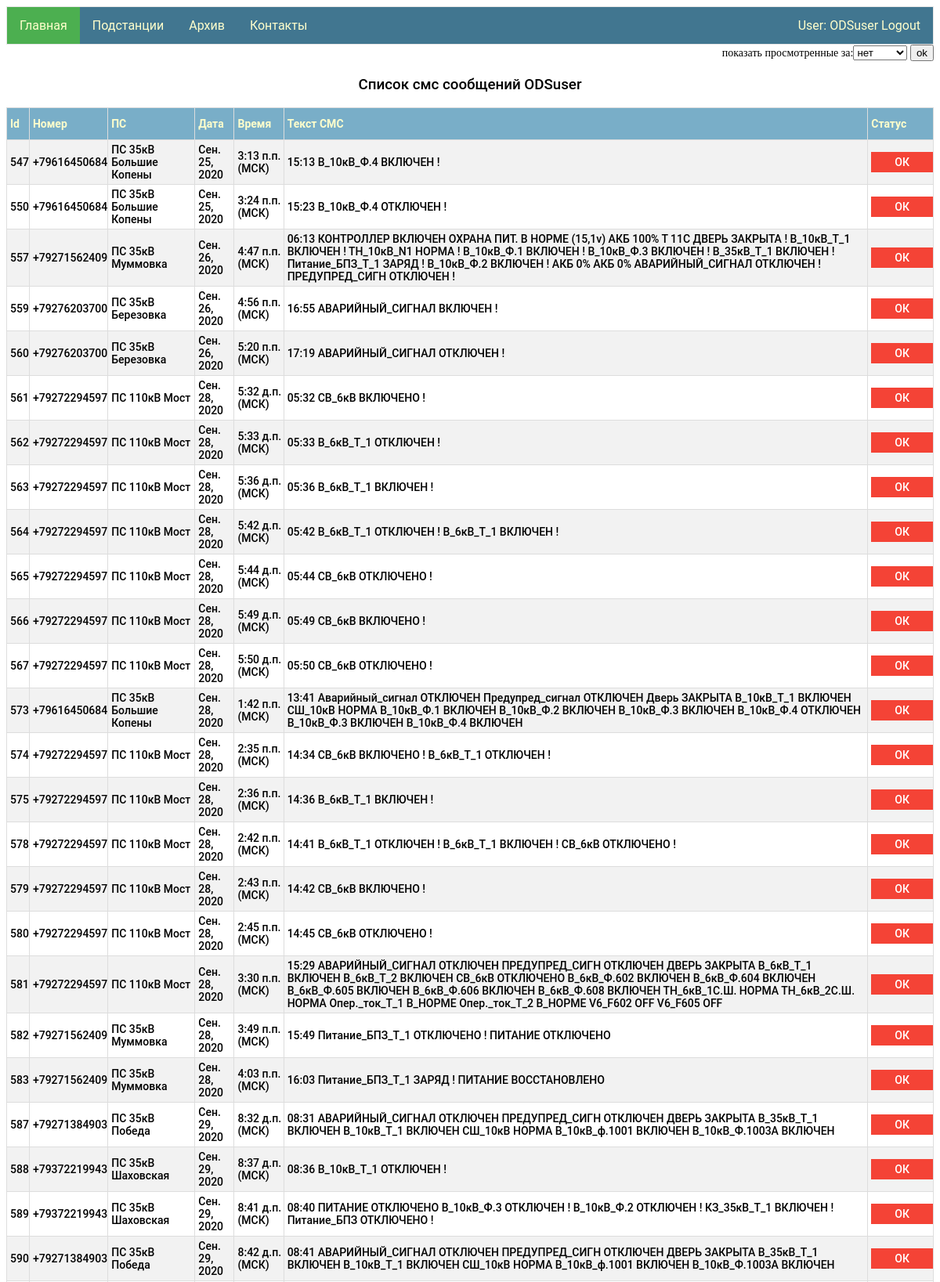
The page / (signed in, upper part) on the database its author committed.
### my_app/models.py (models this page shows)
class Viewed_messages(models.Model):
    id_SMS = models.ForeignKey(Sms_message, on_delete = models.CASCADE)
    user = models.ForeignKey(User, on_delete=models.CASCADE)
    status_view = models.BooleanField()
    datetime_view = models.DateTimeField(null=True, blank=True)
    sms_notification = models.BooleanField()

class Sms_message(models.Model):
    number = models.CharField(max_length=12)
    date = models.DateField()
    time = models.TimeField()
    text_sms = models.TextField()
    ps = models.ForeignKey(Ps, on_delete=models.CASCADE)

class Ps(models.Model):
    name = models.CharField(max_length=100, primary_key=True)
    tel_number = models.CharField(max_length=12)
    res = models.ForeignKey(Group, on_delete=models.CASCADE)

### my_app/views.py (the view)
# urls.py: path('', views.index,),
@login_required
def index(request):
    toolView = ToolForView()
    choice = ChoiceForm()
    try:
        selected_interval = request.session['choice_status']
    except KeyError:
        selected_interval = request.session['choice_status'] = 'False'
    if request.POST:
        selected_interval = request.session['choice_status'] = request.POST['choice']
    user_name = request.user.username
    time_zone = " (МСК)"
    messages = toolView.check_view(user_name, selected_interval)
    data = {"messages": messages, "username": user_name, "time_zone": time_zone, 'choiceForm': choice,}
    return render(request, "index.html", context=data)

### my_app/form.py
class ChoiceForm(forms.Form):
   INTERVAL_CHOICES = (
      (False, "нет"),
      (1, "сутки"),
      (7, "неделю"),
      (30, "месяц"),
   )
   choice = forms.ChoiceField(choices=INTERVAL_CHOICES, label="показать просмотренные за")

### my_app/service/services_for_view.py (called while the page is built)
    def check_view(self, user_name, selected_interval):
        if selected_interval != 'False':
            delta = datetime.now() - timedelta(days=int(selected_interval))
            return Viewed_messages.objects.filter(user__username=user_name, status_view=True, id_SMS__date__gte=delta)
        else:
            return Viewed_messages.objects.filter(user__username=user_name, status_view=False)

### my_app/templates/index.html (shortened to what this page needs)
{% extends "base.html" %}
{% block li1 %}<a class="active" href="/">Главная</a>{% endblock li1 %}
{% block logic1 %}
<form class="left" method="POST">
        {{choiceForm}}
        <input type="submit" value="ok">
    </form>
<div id="display">
{% if messages.count > 0 %}
    <h3>Список смс сообщений {{username}}</h3>
    <table id ="customers">
        <tr><th>Id</th><th>Номер</th><th>ПС</th><th>Дата</th><th>Время</th><th>Текст СМС</th><th>Статус</th></tr>
         {% for  message in messages %}
        <tr>
            <td >{{ message.id_SMS.id }}</td>
            <td>{{ message.id_SMS.number }}</td>
            <td>{{ message.id_SMS.ps.name }}</td>
            <td>{{ message.id_SMS.date }}</td>
            <td>{{ message.id_SMS.time }}{{time_zone}}</td>
            <td>{{ message.id_SMS.text_sms }}</td>
            <td>
                {% if message.status_view %}
                <img src="/static/admin/img/icon-yes.svg" alt="True">
                {% else %}
                <a id="para1" href="view_sms/{{message.id}}">ОК</a>
                {% endif %}
            </td>
        </tr>
    {% endfor %}
    </table>
    {% else %}
     <h3>Нет новых смс сообщений {{username}}</h3>
    {% endif %}
</div>
{% endblock logic1 %}

### my_app/templates/base.html (shortened to what this page needs)
<!DOCTYPE html>
{% load staticfiles %}
<html>
<head>
   <link rel="stylesheet" href={% static "css/styles.css" %} />
</head>
<body>
    {% if user.is_authenticated %}
        <ul>
            <li>{% block li1 %}<a href="/">Главная</a>{% endblock li1 %}</li>
            <li>{% block li2 %}<a href="/ps">Подстанции</a>{% endblock li2 %}</li>
            <li>{% block li5 %}<a href="/archive">Архив</a>{% endblock li5 %}</li>
                <li style="float:right"><a  href="{% url 'logout'%}?next={{request.path}}">User: {{ user.get_username }} Logout</a></li>
            {% else %}
                <li style="float:right"><a href="{% url 'login'%}?next={{request.path}}">Login</a></li>
            {% endif %}
             <li>{% block li3 %}<a href="/contacts">Контакты</a>{% endblock li3 %}</li>
        </ul>
  {% block logic1 %}{% endblock logic1 %}
</body>
</html>

### my_app/static/css/styles.css (style rules this page uses)
ul { font-family: "Roboto","Lucida Grande","DejaVu Sans","Bitstream Vera Sans",Verdana,Arial,sans-serif; list-style-type: none; margin: 0; padding: 0; overflow: hidden; border: 1px solid #e7e7e7; background-color: #417690; }
#para1 { background-color: #f44336; color: white; padding: 5px 30px; text-align: center; text-decoration: none; display: inline-block; }
li { float: left; }
li a { display: block; color: #ffc; text-align: center; padding: 14px 16px; text-decoration: none; }
h3 { font-family: 'Roboto'; src: url('../fonts/Roboto-Bold-webfont.woff'); font-weight: 500; text-align: center; }
#customers { font-family: 'Roboto'; src: url('../fonts/Roboto-Bold-webfont.woff'); font-weight:500; font-style: normal; border-collapse: collapse; width: 100%; }
#customers td, #customers th { border: 1px solid #ddd; padding: 4px; padding-right: 0px; font-size: 14px; }
#customers tr:nth-child(even) { background-color: #f2f2f2; }
#customers th { padding-top: 12px; padding-bottom: 12px; text-align: left; background-color: #79aec8; color: #ffc; font-size: 14px; }
.active { background-color: #4CAF50; }
.left { text-align: right; font-size: 14px; }

### rows shown on the page
Viewed_messages: id_SMS.id "547", id_SMS.number "+79616450684", id_SMS.ps.name "ПС 35кВ Большие Копены", id_SMS "Сен. 25, 2020", id_SMS.time "3:13 п.п.", time_zone "(МСК)", id_SMS.text_sms "15:13 В_10кВ_Ф.4 ВКЛЮЧЕН !"
Viewed_messages: id_SMS.id "550", id_SMS.number "+79616450684", id_SMS.ps.name "ПС 35кВ Большие Копены", id_SMS "Сен. 25, 2020", id_SMS.time "3:24 п.п.", time_zone "(МСК)", id_SMS.text_sms "15:23 В_10кВ_Ф.4 ОТКЛЮЧЕН !"
Viewed_messages: id_SMS.id "557", id_SMS.number "+79271562409", id_SMS.ps.name "ПС 35кВ Муммовка", id_SMS "Сен. 26, 2020", id_SMS.time "4:47 п.п.", time_zone "(МСК)", id_SMS.text_sms "06:13 КОНТРОЛЛЕР ВКЛЮЧЕН ОХРАНА ПИТ. В НОРМЕ (15,1v) АКБ 100% Т 11C ДВЕРЬ ЗАКРЫТА ! В_10кВ_Т_1 ВКЛЮЧЕН ! ТН_10кВ_N1 НОРМА ! В_10кВ_Ф.1 ВКЛЮЧЕН ! В_10кВ_Ф.3 ВКЛЮЧЕН ! В_35кВ_Т_1 ВКЛЮЧЕН ! Питание_БПЗ_Т_1 ЗАРЯД ! В_10кВ_Ф.2 ВКЛЮЧЕН ! АКБ 0% АКБ 0% АВАРИЙНЫЙ_СИГНАЛ ОТКЛЮЧЕН ! ПРЕДУПРЕД_СИГН ОТКЛЮЧЕН !"
Viewed_messages: id_SMS.id "559", id_SMS.number "+79276203700", id_SMS.ps.name "ПС 35кВ Березовка", id_SMS "Сен. 26, 2020", id_SMS.time "4:56 п.п.", time_zone "(МСК)", id_SMS.text_sms "16:55 АВАРИЙНЫЙ_СИГНАЛ ВКЛЮЧЕН !"
Viewed_messages: id_SMS.id "560", id_SMS.number "+79276203700", id_SMS.ps.name "ПС 35кВ Березовка", id_SMS "Сен. 26, 2020", id_SMS.time "5:20 п.п.", time_zone "(МСК)", id_SMS.text_sms "17:19 АВАРИЙНЫЙ_СИГНАЛ ОТКЛЮЧЕН !"
Viewed_messages: id_SMS.id "561", id_SMS.number "+79272294597", id_SMS.ps.name "ПС 110кВ Мост", id_SMS "Сен. 28, 2020", id_SMS.time "5:32 д.п.", time_zone "(МСК)", id_SMS.text_sms "05:32 СВ_6кВ ВКЛЮЧЕНО !"
Viewed_messages: id_SMS.id "562", id_SMS.number "+79272294597", id_SMS.ps.name "ПС 110кВ Мост", id_SMS "Сен. 28, 2020", id_SMS.time "5:33 д.п.", time_zone "(МСК)", id_SMS.text_sms "05:33 В_6кВ_Т_1 ОТКЛЮЧЕН !"
Viewed_messages: id_SMS.id "563", id_SMS.number "+79272294597", id_SMS.ps.name "ПС 110кВ Мост", id_SMS "Сен. 28, 2020", id_SMS.time "5:36 д.п.", time_zone "(МСК)", id_SMS.text_sms "05:36 В_6кВ_Т_1 ВКЛЮЧЕН !"
Viewed_messages: id_SMS.id "564", id_SMS.number "+79272294597", id_SMS.ps.name "ПС 110кВ Мост", id_SMS "Сен. 28, 2020", id_SMS.time "5:42 д.п.", time_zone "(МСК)", id_SMS.text_sms "05:42 В_6кВ_Т_1 ОТКЛЮЧЕН ! В_6кВ_Т_1 ВКЛЮЧЕН !"
Viewed_messages: id_SMS.id "565", id_SMS.number "+79272294597", id_SMS.ps.name "ПС 110кВ Мост", id_SMS "Сен. 28, 2020", id_SMS.time "5:44 д.п.", time_zone "(МСК)", id_SMS.text_sms "05:44 СВ_6кВ ОТКЛЮЧЕНО !"
Viewed_messages: id_SMS.id "566", id_SMS.number "+79272294597", id_SMS.ps.name "ПС 110кВ Мост", id_SMS "Сен. 28, 2020", id_SMS.time "5:49 д.п.", time_zone "(МСК)", id_SMS.text_sms "05:49 СВ_6кВ ВКЛЮЧЕНО !"
Viewed_messages: id_SMS.id "567", id_SMS.number "+79272294597", id_SMS.ps.name "ПС 110кВ Мост", id_SMS "Сен. 28, 2020", id_SMS.time "5:50 д.п.", time_zone "(МСК)", id_SMS.text_sms "05:50 СВ_6кВ ОТКЛЮЧЕНО !"
Viewed_messages: id_SMS.id "573", id_SMS.number "+79616450684", id_SMS.ps.name "ПС 35кВ Большие Копены", id_SMS "Сен. 28, 2020", id_SMS.time "1:42 п.п.", time_zone "(МСК)", id_SMS.text_sms "13:41 Аварийный_сигнал ОТКЛЮЧЕН Предупред_сигнал ОТКЛЮЧЕН Дверь ЗАКРЫТА В_10кВ_Т_1 ВКЛЮЧЕН СШ_10кВ НОРМА В_10кВ_Ф.1 ВКЛЮЧЕН В_10кВ_Ф.2 ВКЛЮЧЕН В_10кВ_Ф.3 ВКЛЮЧЕН В_10кВ_Ф.4 ОТКЛЮЧЕН В_10кВ_Ф.3 ВКЛЮЧЕН В_10кВ_Ф.4 ВКЛЮЧЕН"
Viewed_messages: id_SMS.id "574", id_SMS.number "+79272294597", id_SMS.ps.name "ПС 110кВ Мост", id_SMS "Сен. 28, 2020", id_SMS.time "2:35 п.п.", time_zone "(МСК)", id_SMS.text_sms "14:34 СВ_6кВ ВКЛЮЧЕНО ! В_6кВ_Т_1 ОТКЛЮЧЕН !"
Viewed_messages: id_SMS.id "575", id_SMS.number "+79272294597", id_SMS.ps.name "ПС 110кВ Мост", id_SMS "Сен. 28, 2020", id_SMS.time "2:36 п.п.", time_zone "(МСК)", id_SMS.text_sms "14:36 В_6кВ_Т_1 ВКЛЮЧЕН !"
Viewed_messages: id_SMS.id "578", id_SMS.number "+79272294597", id_SMS.ps.name "ПС 110кВ Мост", id_SMS "Сен. 28, 2020", id_SMS.time "2:42 п.п.", time_zone "(МСК)", id_SMS.text_sms "14:41 В_6кВ_Т_1 ОТКЛЮЧЕН ! В_6кВ_Т_1 ВКЛЮЧЕН ! СВ_6кВ ОТКЛЮЧЕНО !"
Viewed_messages: id_SMS.id "579", id_SMS.number "+79272294597", id_SMS.ps.name "ПС 110кВ Мост", id_SMS "Сен. 28, 2020", id_SMS.time "2:43 п.п.", time_zone "(МСК)", id_SMS.text_sms "14:42 СВ_6кВ ВКЛЮЧЕНО !"
Viewed_messages: id_SMS.id "580", id_SMS.number "+79272294597", id_SMS.ps.name "ПС 110кВ Мост", id_SMS "Сен. 28, 2020", id_SMS.time "2:45 п.п.", time_zone "(МСК)", id_SMS.text_sms "14:45 СВ_6кВ ОТКЛЮЧЕНО !"
Viewed_messages: id_SMS.id "581", id_SMS.number "+79272294597", id_SMS.ps.name "ПС 110кВ Мост", id_SMS "Сен. 28, 2020", id_SMS.time "3:30 п.п.", time_zone "(МСК)", id_SMS.text_sms "15:29 АВАРИЙНЫЙ_СИГНАЛ ОТКЛЮЧЕН ПРЕДУПРЕД_СИГН ОТКЛЮЧЕН ДВЕРЬ ЗАКРЫТА В_6кВ_Т_1 ВКЛЮЧЕН В_6кВ_Т_2 ВКЛЮЧЕН СВ_6кВ ОТКЛЮЧЕНО В_6кВ_Ф.602 ВКЛЮЧЕН В_6кВ_Ф.604 ВКЛЮЧЕН В_6кВ_Ф.605 ВКЛЮЧЕН В_6кВ_Ф.606 ВКЛЮЧЕН В_6кВ_Ф.608 ВКЛЮЧЕН ТН_6кВ_1С.Ш. НОРМА ТН_6кВ_2С.Ш. НОРМА Опер._ток_Т_1 В_НОРМЕ Опер._ток_Т_2 В_НОРМЕ V6_F602 OFF V6_F605 OFF"
Viewed_messages: id_SMS.id "582", id_SMS.number "+79271562409", id_SMS.ps.name "ПС 35кВ Муммовка", id_SMS "Сен. 28, 2020", id_SMS.time "3:49 п.п.", time_zone "(МСК)", id_SMS.text_sms "15:49 Питание_БПЗ_Т_1 ОТКЛЮЧЕНО ! ПИТАНИЕ ОТКЛЮЧЕНО"
Viewed_messages: id_SMS.id "583", id_SMS.number "+79271562409", id_SMS.ps.name "ПС 35кВ Муммовка", id_SMS "Сен. 28, 2020", id_SMS.time "4:03 п.п.", time_zone "(МСК)", id_SMS.text_sms "16:03 Питание_БПЗ_Т_1 ЗАРЯД ! ПИТАНИЕ ВОССТАНОВЛЕНО"
Viewed_messages: id_SMS.id "587", id_SMS.number "+79271384903", id_SMS.ps.name "ПС 35кВ Победа", id_SMS "Сен. 29, 2020", id_SMS.time "8:32 д.п.", time_zone "(МСК)", id_SMS.text_sms "08:31 АВАРИЙНЫЙ_СИГНАЛ ОТКЛЮЧЕН ПРЕДУПРЕД_СИГН ОТКЛЮЧЕН ДВЕРЬ ЗАКРЫТА В_35кВ_Т_1 ВКЛЮЧЕН В_10кВ_Т_1 ВКЛЮЧЕН СШ_10кВ НОРМА В_10кВ_ф.1001 ВКЛЮЧЕН В_10кВ_Ф.1003А ВКЛЮЧЕН"
Viewed_messages: id_SMS.id "588", id_SMS.number "+79372219943", id_SMS.ps.name "ПС 35кВ Шаховская", id_SMS "Сен. 29, 2020", id_SMS.time "8:37 д.п.", time_zone "(МСК)", id_SMS.text_sms "08:36 В_10кВ_Т_1 ОТКЛЮЧЕН !"
Viewed_messages: id_SMS.id "589", id_SMS.number "+79372219943", id_SMS.ps.name "ПС 35кВ Шаховская", id_SMS "Сен. 29, 2020", id_SMS.time "8:41 д.п.", time_zone "(МСК)", id_SMS.text_sms "08:40 ПИТАНИЕ ОТКЛЮЧЕНО В_10кВ_Ф.3 ОТКЛЮЧЕН ! В_10кВ_Ф.2 ОТКЛЮЧЕН ! КЗ_35кВ_Т_1 ВКЛЮЧЕН ! Питание_БПЗ ОТКЛЮЧЕНО !"
Viewed_messages: id_SMS.id "590", id_SMS.number "+79271384903", id_SMS.ps.name "ПС 35кВ Победа", id_SMS "Сен. 29, 2020", id_SMS.time "8:42 д.п.", time_zone "(МСК)", id_SMS.text_sms "08:41 АВАРИЙНЫЙ_СИГНАЛ ОТКЛЮЧЕН ПРЕДУПРЕД_СИГН ОТКЛЮЧЕН ДВЕРЬ ЗАКРЫТА В_35кВ_Т_1 ВКЛЮЧЕН В_10кВ_Т_1 ВКЛЮЧЕН СШ_10кВ НОРМА В_10кВ_ф.1001 ВКЛЮЧЕН В_10кВ_Ф.1003А ВКЛЮЧЕН"

### other values the page prints
{{ user.get_username }} "ODSuser"
{{ username }} "ODSuser"
